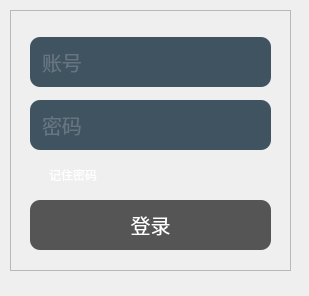
<?xml version="1.0" encoding="UTF-8"?>
<ui version="4.0">
 <class>Widget</class>
 <widget class="QWidget" name="Widget">
  <property name="geometry">
   <rect>
    <x>0</x>
    <y>0</y>
    <width>309</width>
    <height>296</height>
   </rect>
  </property>
  <property name="windowTitle">
   <string>Widget</string>
  </property>
  <widget class="QFrame" name="frame">
   <property name="geometry">
    <rect>
     <x>10</x>
     <y>10</y>
     <width>281</width>
     <height>261</height>
    </rect>
   </property>
   <property name="styleSheet">
    <string notr="true">QFrame {border-image:url(:/hexagon.png);}

QLineEdit{
	color:#8d98a1;
	background-color:#405361;
	padding:0 10px;
	font-size:20px;
	border-style:none;
	border-radius:10px;
}

QCheckBox{
	color:white;
	background-color:transparent;
}
QPushButton{
	font-size:20px;
	color:white;
	background-color:#555;
	border-style:outset;
	border-radius:10px;
}
QPushButton:pressed{
	color:black;
	background-color:#ced1db;
	border-style:inset;
}</string>
   </property>
   <property name="frameShape">
    <enum>QFrame::StyledPanel</enum>
   </property>
   <property name="frameShadow">
    <enum>QFrame::Raised</enum>
   </property>
   <widget class="QWidget" name="">
    <property name="geometry">
     <rect>
      <x>20</x>
      <y>20</y>
      <width>241</width>
      <height>231</height>
     </rect>
    </property>
    <layout class="QVBoxLayout" name="verticalLayout">
     <item>
      <widget class="QLineEdit" name="lineEdit">
       <property name="maximumSize">
        <size>
         <width>16777215</width>
         <height>50</height>
        </size>
       </property>
       <property name="styleSheet">
        <string notr="true"/>
       </property>
       <property name="placeholderText">
        <string>账号</string>
       </property>
      </widget>
     </item>
     <item>
      <widget class="QLineEdit" name="lineEdit_2">
       <property name="maximumSize">
        <size>
         <width>16777215</width>
         <height>50</height>
        </size>
       </property>
       <property name="text">
        <string/>
       </property>
       <property name="echoMode">
        <enum>QLineEdit::Password</enum>
       </property>
       <property name="placeholderText">
        <string>密码</string>
       </property>
      </widget>
     </item>
     <item>
      <widget class="QCheckBox" name="checkBox">
       <property name="styleSheet">
        <string notr="true"/>
       </property>
       <property name="text">
        <string>记住密码</string>
       </property>
      </widget>
     </item>
     <item>
      <widget class="QPushButton" name="pushButton">
       <property name="maximumSize">
        <size>
         <width>16777215</width>
         <height>50</height>
        </size>
       </property>
       <property name="text">
        <string>登录</string>
       </property>
      </widget>
     </item>
    </layout>
   </widget>
  </widget>
 </widget>
 <resources/>
 <connections/>
</ui>
